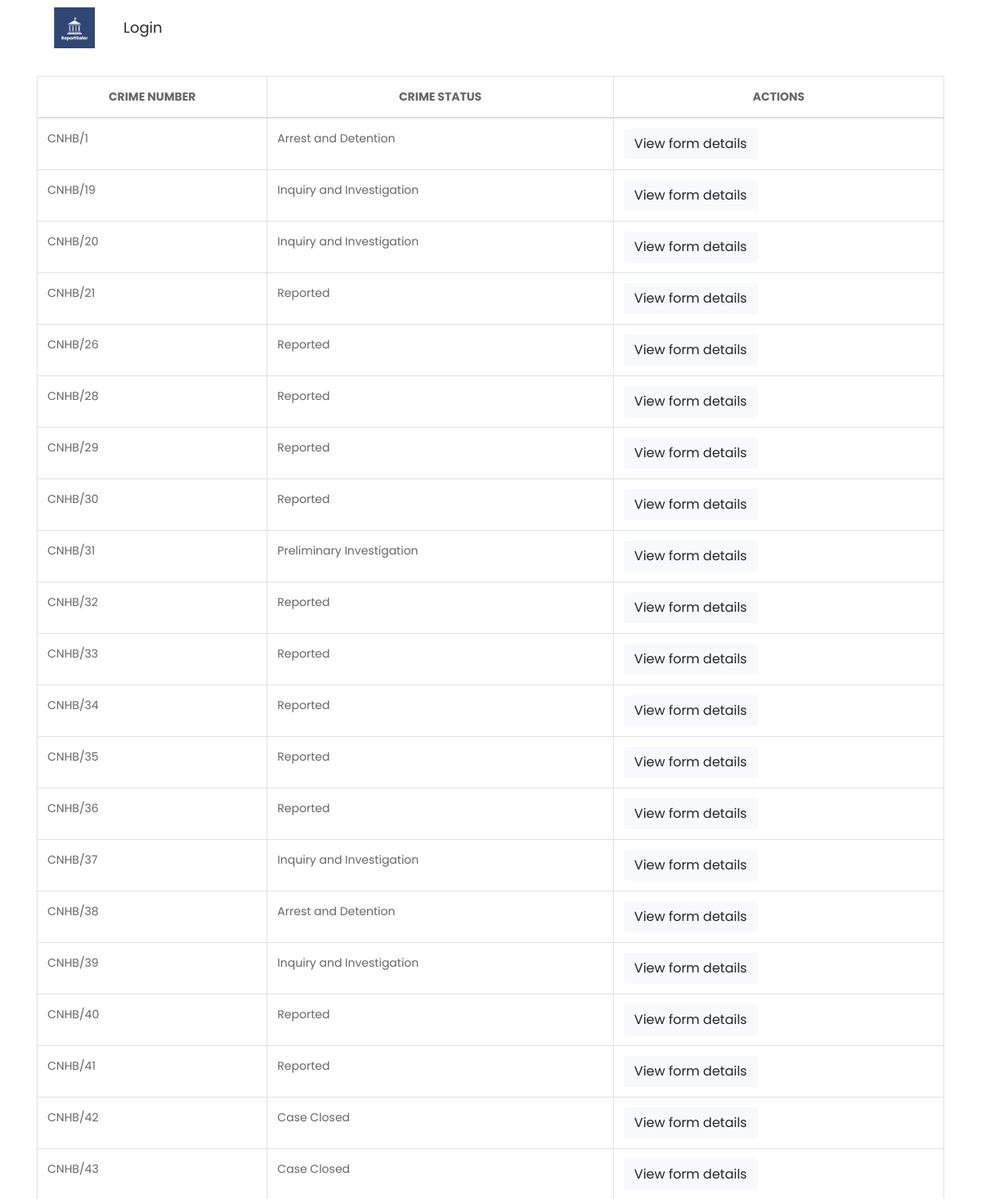
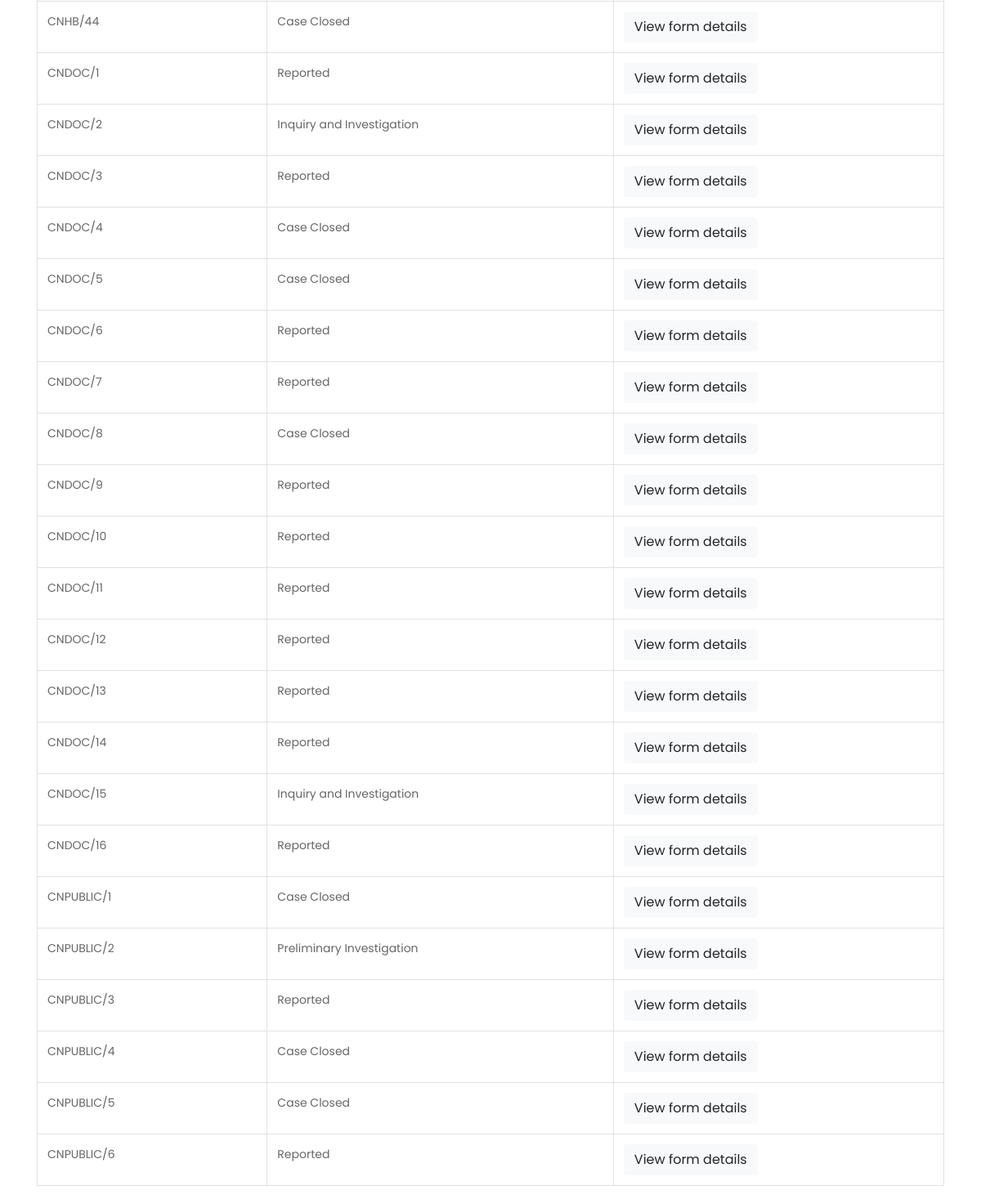
Screenshot of /law_page with the database file from the repository (2 pictures, top to bottom).
### crimeapp/models.py (models this page shows, shortened)
class CrimeReport(models.Model):
    reporter_name = models.CharField(max_length=100)
    reporter_location = models.CharField(max_length=100)
    spec_location = models.ForeignKey(SpecLoc, on_delete=models.SET_NULL, null=True, blank=True)
    off_type = models.CharField(max_length=100,null=True,blank=True)
    datetime = models.DateTimeField(null=True,blank=True)
    aadhaarno=models.CharField(max_length=12, default='')
    description = models.TextField()
    victimDescription = models.TextField(null=True,blank=True)
    witnessInformation = models.TextField(null=True,blank=True)
    offenderDescription = models.TextField(null=True,blank=True)
    delay = models.TextField(null=True,blank=True)
    list_user=models.ForeignKey(CustomUser,on_delete=models.CASCADE,null=True,blank=True)
    STATUS_CHOICES = (
        ('Reported', 'Reported'),
        ('Preliminary Investigation', 'Preliminary Investigation'),
        ('Inquiry and Investigation', 'Inquiry and Investigation'),
        ('Arrest and Detention', 'Arrest and Detention'),
        ('Case Closed', 'Case Closed'),
    )
    status = models.CharField(max_length=100, choices=STATUS_CHOICES, default='Reported',null=True,blank=True)

class DocReport(models.Model):
    i_name = models.CharField(max_length=100)
    ano=models.CharField(max_length=12, default='')
    email = models.EmailField(null=True,blank=True)
    descri = models.TextField(null=True,blank=True)
    victimDescri = models.TextField(null=True,blank=True)
    witnessInfo = models.TextField(null=True,blank=True)
    delay_report = models.TextField(null=True,blank=True)
    evidence_image = models.FileField(upload_to='evidence_images/',null=True,blank=True)
    list_user=models.ForeignKey(CustomUser,on_delete=models.CASCADE,null=True,blank=True)
    THREAT_CHOICES = [
        ('Yes', 'Yes'),
        ('No', 'No'),
    ]
    threat = models.CharField(
        blank=True,
        max_length=3,
        choices=THREAT_CHOICES,
        default='No',  # You can set the default value to 'No' if desired
        verbose_name='Any kind of Threat or Violence faced'
    )
    STATUS_CHOICES = (
        ('Reported', 'Reported'),
        ('Preliminary Investigation', 'Preliminary Investigation'),
        ('Inquiry and Investigation', 'Inquiry and Investigation'),
        ('Arrest and Detention', 'Arrest and Detention'),
        ('Case Closed', 'Case Closed'),
    )
    status = models.CharField(max_length=100, choices=STATUS_CHOICES, default='Reported',null=True,blank=True)

class PublicReport(models.Model):
    info_name = models.CharField(max_length=100)
    mail = models.EmailField(null=True,blank=True)
    reporter_location = models.CharField(max_length=100)
    spec_location = models.ForeignKey(SpecLoc, on_delete=models.SET_NULL, null=True, blank=True)
    offen_type = models.CharField(max_length=100,null=True,blank=True)
    datetime = models.DateTimeField(null=True,blank=True)
    aadhno=models.CharField(max_length=12, default='')
    description = models.TextField()
    victimDescription = models.TextField(null=True,blank=True)
    witnessInformation = models.TextField(null=True,blank=True)
    offenderDescription = models.TextField(null=True,blank=True)
    delay = models.TextField(null=True,blank=True)
    list_user=models.ForeignKey(CustomUser,on_delete=models.CASCADE,null=True,blank=True)
    STATUS_CHOICES = (
        ('Reported', 'Reported'),
        ('Preliminary Investigation', 'Preliminary Investigation'),
        ('Inquiry and Investigation', 'Inquiry and Investigation'),
        ('Arrest and Detention', 'Arrest and Detention'),
        ('Case Closed', 'Case Closed'),
    )
    status = models.CharField(max_length=100, choices=STATUS_CHOICES, default='Reported')

### crimeapp/views.py (the view)
# urls.py: path('law_page', views.law_page, name='law_page'),
def law_page(request):
    crime_reports = CrimeReport.objects.all()
    doc_reports = DocReport.objects.all()
    public_reports = PublicReport.objects.all()
    data1 = CrimeReport.objects.all()
    data2 = DocReport.objects.all()
    data3 = PublicReport.objects.all()
    return render(request,'law_page.html', {
            'crime_reports': crime_reports,
            'doc_reports': doc_reports,
            'public_reports': public_reports,
            'data_from_model1': data1,
            'data_from_model2': data2,
            'data_from_model3': data3,
        })

### templates/law_page.html (shortened to what this page needs)
{% load static %}
<!DOCTYPE html>
<html lang="en">
   <head>
      <link rel="stylesheet" type="text/css" href="{% static 'css/bootstrap.min.css' %}">
      <link rel="stylesheet" type="text/css" href="{% static 'css/style.css' %}">
      <link rel="stylesheet" href="{% static 'css/responsive.css' %}">
      <link rel="stylesheet" href="{% static 'css/jquery.mCustomScrollbar.min.css' %}">
      <link rel="stylesheet" href="https://netdna.bootstrapcdn.com/font-awesome/4.0.3/css/font-awesome.css">
      <link href="https://cdnjs.cloudflare.com/ajax/libs/owl-carousel/1.3.3/owl.carousel.css" rel="stylesheet" />
    </head>
   <body style='font-family:Poppins,sans-serif;'>
      <div class="header_section">
         <div class="container-fluid">
            <nav class="navbar navbar-expand-lg navbar-light bg-light fixed-top-navbar">
               <a class="logo" href="{% url 'law_index' %}"><img style="width:50px; margin-left:50px;" src="{% static 'images/logo2.jpg' %}"></a>
               <div class="collapse navbar-collapse" id="navbarSupportedContent">
                  <ul class="navbar-nav mr-auto">
                     {% if user.is_authenticated %}
                     <li class="nav-item active">
                        <a class="nav-link" href="{% url 'index' %}">Home</a>
                     </li>
                     {% comment %} <li class="nav-item">
                        <a class="nav-link" href="{% url 'about' %}">About Us</a>
                     </li>
                     <li class="nav-item">
                        <a class="nav-link" href="{% url 'general' %}">General Information</a>
                     </li> {% endcomment %}
                     <li class="nav-item">
                        <a class="nav-link" href="{% url 'laws' %}">Laws</a>
                     </li>
                     <li class="nav-item">
                      <a class="nav-link" href="{% url 'gallery' %}">Gallery</a>
                      </li>
                     <li class="nav-item">
                        <a class="nav-link" href="{% url 'contact' %}">Contacts</a>
                     </li>
                     <div class="navbar-nav ml-auto">
                        <div class="nav-item dropdown">
                            <a href="#" class="nav-link dropdown-toggle" data-toggle="dropdown">Your Activity</a>
                            <div class="dropdown-menu">
                                <a href="{% url 'law_update_status' %}" class="dropdown-item">Manage Crime Status</a>
                            </div>
                        </div>
                    </div>
                     <li class="nav-item">
                     <a class="nav-link" href="{% url 'logout' %}">Logout</a><br>
                     </li>
                     <li class="nav-item">
                        <a class="nav-link" ><img style="width:30px;height:40px;" src= {% static "images/user.jpg" %}> {{ user.name }}</a>
                     {% else %}
                     <li class="nav-item">
                        <a class="nav-link" href="http://127.0.0.1:8000/law_login">Login</a>
                     </li>
                     {% endif %}
                  </ul>
               </div>
            </nav>
         </div>
      </div>
<div class="container">
    <h1 class="mt-4 mb-4">Crimes Reported</h1>
    <table class="table table-bordered">
        <thead>
            <tr>
                <th>CRIME NUMBER</th>
                <th>CRIME STATUS</th>
                <th>ACTIONS</th>
            </tr>
        </thead>
        <tbody>
            {% for report in crime_reports %}
            <tr>
                <td>CNHB/{{ report.id }}</td>
                <td>{{ report.status }}</td>
                <td>
                    <a href="{% url 'view_crime' report.id %}"><button class="btn btn-light edit-button" >View form details</button></a><input type="hidden" name="doc_id" id="docId{{ report.id }}" value="{{ report.id }}">
                </td>
            </tr>
            {% endfor %}
            {% for report_d in doc_reports %}
            <tr>
                <td>CNDOC/{{ report_d.id }}</td>
                <td>{{ report_d.status }}</td>
                <td>
                    <a href="{% url 'view_doc' report_d.id %}"><button class="btn btn-light edit-button" >View form details</button></a><input type="hidden" name="doc_id" id="docId{{ report_d.id }}" value="{{ report_d.id }}">
                </td>
            </tr>
            {% endfor %}
            {% for report_p in public_reports %}
            <tr>
                <td>CNPUBLIC/{{ report_p.id }}</td>
                <td>{{ report_p.status }}</td>
                <td>
                    <a href="{% url 'view_public' report_p.id %}"><button class="btn btn-light edit-button" >View form details</button></a><input type="hidden" name="doc_id" id="docId{{ report_p.id }}" value="{{ report_p.id }}">
                </td>
            </tr>
           {% endfor %}
        </tbody>
    </div>
</body>
</html>

### static/css/style.css (style rules this page uses)
* { box-sizing: border-box !important; transition: ease all 0.5s; }
html { scroll-behavior: smooth; }
body { color: #666666; font-size: 14px; font-family: 'Poppins', sans-serif; line-height: 1.80857; font-weight: normal; overflow-x: hidden; background: #ffffff !important; }
a { color: #1f1f1f; text-decoration: none !important; outline: none !important; -webkit-transition: all .3s ease-in-out; -moz-transition: all .3s ease-in-out; -ms-transition: all .3s ease-in-out; -o-transition: all .3s ease-in-out; transition: all .3s ease-in-out; }
h1, h2, h3, h4, h5, h6 { letter-spacing: 0; font-weight: normal; position: relative; padding: 0 0 10px 0; font-weight: normal; line-height: normal; color: #111111; margin: 0 }
h1 { font-size: 24px }
*, *::after, *::before { -webkit-box-sizing: border-box; -moz-box-sizing: border-box; box-sizing: border-box; }
ul, li, ol { margin: 0px; padding: 0px; list-style: none; }
a { color: #222222; text-decoration: none; outline: none !important; }
a, .btn { text-decoration: none !important; outline: none !important; -webkit-transition: all .3s ease-in-out; -moz-transition: all .3s ease-in-out; -ms-transition: all .3s ease-in-out; -o-transition: all .3s ease-in-out; transition: all .3s ease-in-out; }
img { max-width: 100%; height: auto; }
button { border: 0; margin: 0; padding: 0; cursor: pointer; }
.bg-light { background-color: #ffffff !important; }
.logo { width: 9%; float: left; }
.navbar-light .navbar-nav .nav-link { color: #282828; font-size: 18px; }
.navbar-expand-lg .navbar-nav .nav-link { padding: 10px 30px; text-align: center; }
.fixed-top-navbar { position: fixed; top: 0; left: 0; right: 0; z-index: 1000; }

### static/css/icomoon.css (style rules this page uses)
body { background: #fff; }

### templates/law_page.html (style rules this page uses)
th { text-align:center; }

### rows the page displays
CrimeReport: id "1", status "Arrest and Detention"
CrimeReport: id "19", status "Inquiry and Investigation"
CrimeReport: id "20", status "Inquiry and Investigation"
CrimeReport: id "21", status "Reported"
CrimeReport: id "26", status "Reported"
CrimeReport: id "28", status "Reported"
CrimeReport: id "29", status "Reported"
CrimeReport: id "30", status "Reported"
CrimeReport: id "31", status "Preliminary Investigation"
CrimeReport: id "32", status "Reported"
CrimeReport: id "33", status "Reported"
CrimeReport: id "34", status "Reported"
CrimeReport: id "35", status "Reported"
CrimeReport: id "36", status "Reported"
CrimeReport: id "37", status "Inquiry and Investigation"
CrimeReport: id "38", status "Arrest and Detention"
CrimeReport: id "39", status "Inquiry and Investigation"
CrimeReport: id "40", status "Reported"
CrimeReport: id "41", status "Reported"
CrimeReport: id "42", status "Case Closed"
CrimeReport: id "43", status "Case Closed"
CrimeReport: id "44", status "Case Closed"
DocReport: id "1", status "Reported"
DocReport: id "2", status "Inquiry and Investigation"
DocReport: id "3", status "Reported"
DocReport: id "4", status "Case Closed"
DocReport: id "5", status "Case Closed"
DocReport: id "6", status "Reported"
DocReport: id "7", status "Reported"
DocReport: id "8", status "Case Closed"
DocReport: id "9", status "Reported"
DocReport: id "10", status "Reported"
DocReport: id "11", status "Reported"
DocReport: id "12", status "Reported"
DocReport: id "13", status "Reported"
DocReport: id "14", status "Reported"
DocReport: id "15", status "Inquiry and Investigation"
DocReport: id "16", status "Reported"
PublicReport: id "1", status "Case Closed"
PublicReport: id "2", status "Preliminary Investigation"
PublicReport: id "3", status "Reported"
PublicReport: id "4", status "Case Closed"
PublicReport: id "5", status "Case Closed"
PublicReport: id "6", status "Reported"
